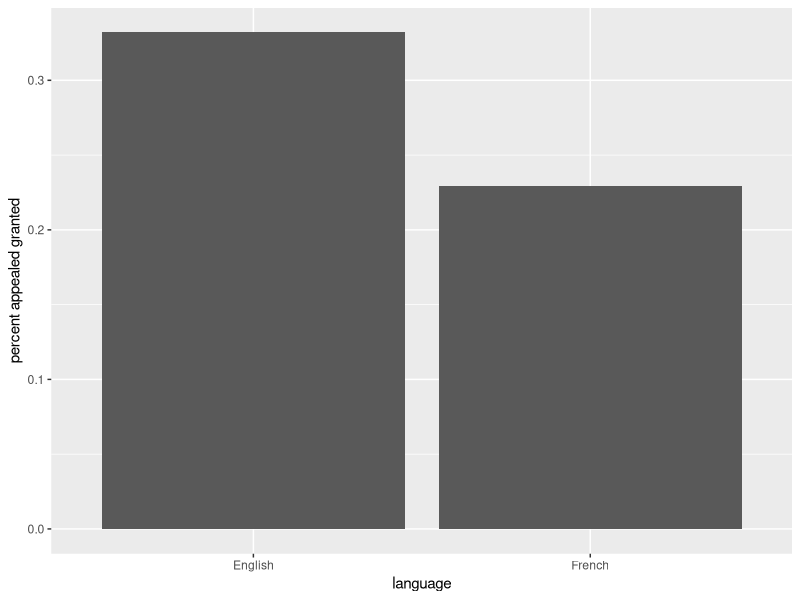
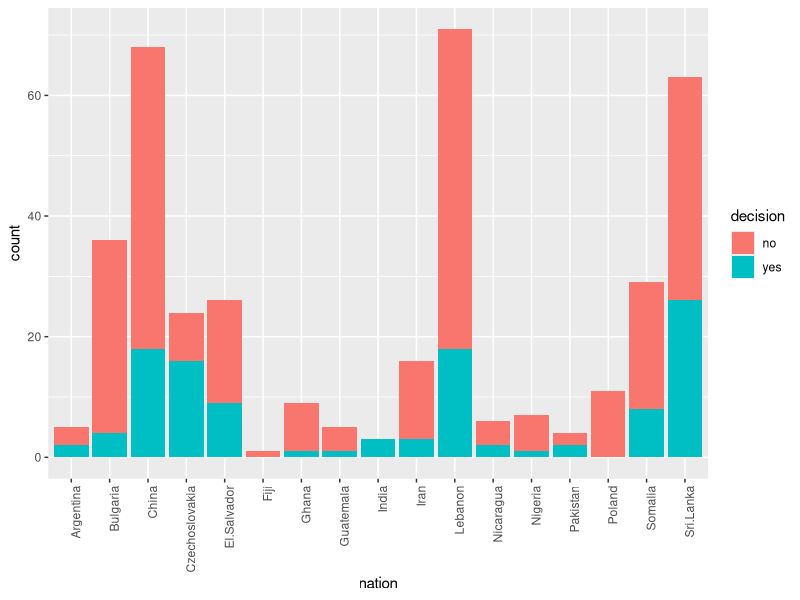

R code for these plots, in order: (Note: this script raises an error after producing the figures.)
## ---- chunk 1
library(dplyr)
library(ggplot2)
library(broom)



dat <- read.table("data/Greene.txt", header=TRUE)

## ---- chunk 2
# languages less likely to have an appeal granted?
dat %>%
  select(language, decision) %>%
  group_by(language) %>%
  summarise(yes = mean(decision=="yes")) %>%
  ggplot(aes(x=language, y=yes)) +
    geom_bar(stat="identity") +
    ylab("percent appealed granted")

# cases vs. percent appeal granted per nation:
dat %>%
  select(nation, decision) %>%
  ggplot(aes(x=nation, fill=decision)) +
    geom_bar() +
    theme(axis.text.x=element_text(angle=90, hjust=1))

## ---- chunk 3
# are the judges fair 50/50 in granting appeal?
dat %>%
  select(judge, decision) %>%
  group_by(judge) %>%
  summarise(cases = sum(decision)) %>%
  ggplot(aes(x=judge, y=cases, label=cases)) +
    geom_bar(stat="identity") +
    geom_text(vjust=-1) +
    expand_limits(y=c(0, 100)) +
    ylab("number of cases")
## ---- chunk 4
# are the judges fair 50/50 in granting appeal?
dat %>%
  select(judge, decision) %>%
  group_by(judge) %>%
  summarise(yes = mean(decision=="yes")) %>%
  ggplot(aes(x=judge, y=yes)) +
    geom_bar(stat="identity") +
    expand_limits(y=c(0, 1)) +
    ylab("percent of appeals granted")
## ---- chunk 5
# set judge Iacobucci as reference category :
dat$judge <- relevel(dat$judge, "Iacobucci")

glm(decision ~ judge, data=dat, family="binomial") %>%
  summary()
## ---- chunk 6
print("When compared to judge Iacobucci, the probability judge Marceau will grant an appeal is:")

glm(decision ~ judge, data=dat, family="binomial") %>%
  tidy() %>%
  filter(term == "(Intercept)" | term == "judgeMarceau") %>%
  select(term, estimate) %>%
  summarise(percent = round((estimate[2]+estimate[1])*100, digits=2))
## ---- chunk 7
# set other as reference category:
dat$location <- relevel(dat$location, "other")

# Dummy variable for language set as English because French is treated as ommitted category, i.e. when english isn't true:
dat <- dat %>%
  mutate(english = as.integer(language=="English"))

glm(decision ~ judge + rater + location + english, 
    data=dat, family="binomial") %>%
  summary()
## ---- chunk 8
print("When compared to judge Iacobucci, the probability judge Marceau will grant an appeal if the case has merit, took place in Toronto, and was in English is:")

glm(decision ~ judge + rater + location + english, 
    data=dat, family="binomial") %>%
  tidy() %>%
  filter(term == "(Intercept)" | term == "judgeMarceau" | 
           term == "locationToronto" | term =="english") %>%
  select(term, estimate) %>%
  summarise(percent = round((estimate[2]+estimate[1]+
                               estimate[3]+estimate[4])*100, digits=2))
## ---- chunk 9
sessionInfo()
